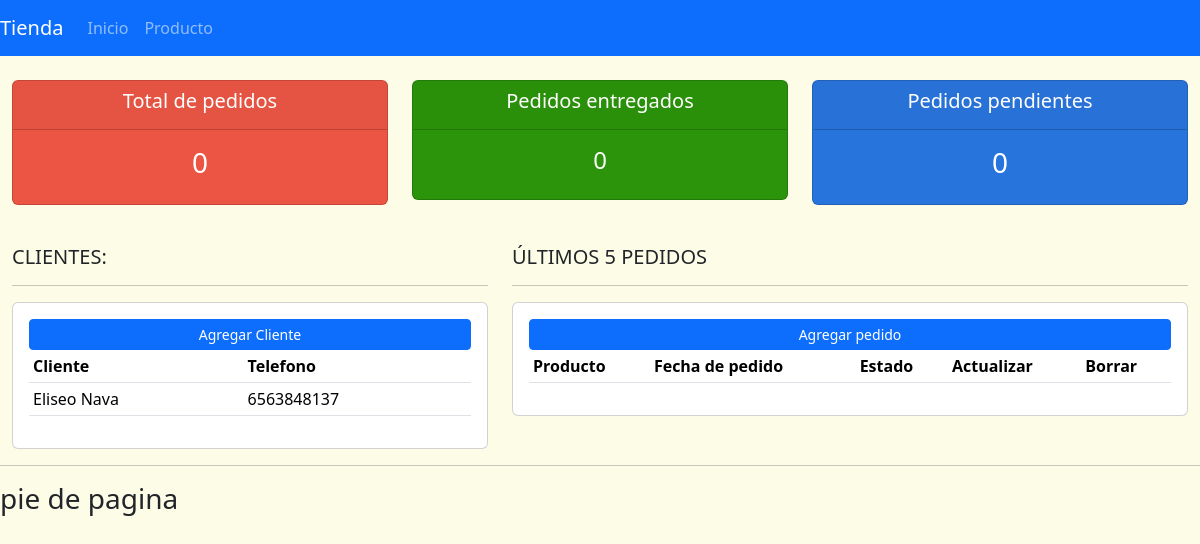
/, run on an earlier commit of the app's database.
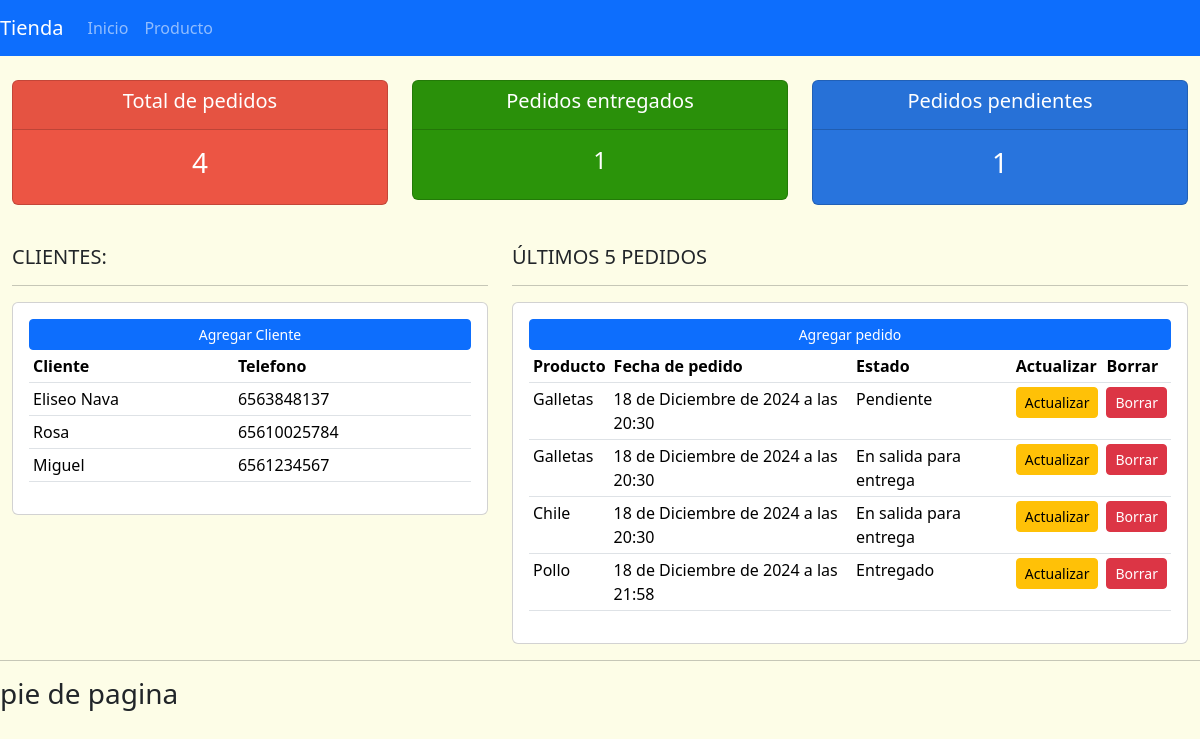
And on a later commit of the database.
### app_tienda/models.py (models this page shows, shortened)
class Cliente(models.Model):
	nombre = models.CharField(max_length=200, null=True)
	telefono = models.CharField(max_length=200, null=True)
	correo = models.CharField(max_length=200, null=True)
	fecha_de_creacion = models.DateTimeField(auto_now_add=True, null=True)

class Pedido(models.Model):
	ESTADO = (
			('Pendiente', 'Pendiente'),
			('En salida para entrega', 'En salida para entrega'),
			('Entregado', 'Entregado'),
			)
	Cliente = models.ForeignKey(Cliente, null=True, on_delete= models.SET_NULL)
	Producto = models.ForeignKey(Producto, null=True, on_delete= models.SET_NULL)
	estado = models.CharField(max_length=200, null=True, choices=ESTADO)
	fecha_de_creacion = models.DateTimeField(auto_now_add=True, null=True)

class Producto(models.Model):
	CATEGORIA = (
			('Interior', 'Interior'),
			('Exterior', 'Exterior'),
			)
	nombre = models.CharField(max_length=200, null=True)
	precio = models.FloatField(null=True)
	categoria = models.CharField(max_length=200, null=True, choices=CATEGORIA)
	descripcion = models.CharField(max_length=200, null=True)
	fecha_de_creacion = models.DateTimeField(auto_now_add=True, null=True)
	def __str__(self):
		return self.nombre

### app_tienda/views.py (the view)
# urls.py: path('', views.inicio, name='inicio'),
def inicio(request):
	pedidos= Pedido.objects.all()
	clientes= Cliente.objects.all()
	total_clientes= clientes.count()
	total_pedidos= pedidos.count()
	entregados= pedidos.filter(estado='Entregado').count()
	pendientes= pedidos.filter(estado='Pendiente').count()
	context = {'pedidos':pedidos,'clientes':clientes,
	'total_pedidos':total_pedidos,	'entregados':entregados,
	'pendientes':pendientes}
	return render(request, 'app_tienda/inicio.html', context)

### app_tienda/templates/app_tienda/inicio.html
{% extends 'app_tienda/base.html' %}
{% block contenido %}
{%include 'app_tienda/estadotienda.html'%}
<br>
<div class="row">
	<div class="col-md-5">
		<h5>CLIENTES:</h5>
		<hr>
		<div class="card card-body">
			<a class="btn btn-primary  btn-sm btn-block" href="">Agregar Cliente</a>
			<table class="table table-sm">
				<tr>
					<th>Cliente</th>
					<th>Telefono</th>
				</tr>
				{% for cliente in clientes  %}
				<tr>
					<td>{{ cliente.nombre }}</td>
					<td>{{ cliente.telefono }}</td>
				</tr>
				{% endfor %}
			</table>
		</div>
	</div>
	<div class="col-md-7">
		<h5>ÚLTIMOS 5 PEDIDOS</h5>
		<hr>
		<div class="card card-body">
			<a class="btn btn-primary  btn-sm btn-block" href="">Agregar pedido</a>
			<table class="table table-sm">
				<tr>
					<th>Producto</th>
					<th>Fecha de pedido</th>
					<th>Estado</th>
					<th>Actualizar</th>
					<th>Borrar</th>
				</tr>
				{% for pedido in pedidos   %}
				<tr>
					<td>{{ pedido.Producto }}</td>
					<td>{{ pedido.fecha_de_creacion }}</td>
					<td>{{ pedido.estado }}</td>
					<td><a class="btn btn-warning btn-sm" href="">Actualizar</a></td>
					<td><a class="btn btn-danger btn-sm" href="">Borrar</a></td>
				</tr>
				{% endfor %}
			</table>
		</div>
	</div>
</div>
{% endblock contenido %}

What changed in the data, as far as the page shows it:
added Cliente: nombre "Rosa", telefono "65610025784"
added Cliente: nombre "Miguel", telefono "6561234567"
added Pedido: Producto "Galletas", fecha_de_creacion "18 de Diciembre de 2024 a las 20:30", estado "Pendiente"
added Pedido: Producto "Galletas", fecha_de_creacion "18 de Diciembre de 2024 a las 20:30", estado "En salida para entrega"
added Pedido: Producto "Chile", fecha_de_creacion "18 de Diciembre de 2024 a las 20:30", estado "En salida para entrega"
added Pedido: Producto "Pollo", fecha_de_creacion "18 de Diciembre de 2024 a las 21:58", estado "Entregado"
Also different on the page:
{{ total_pedidos }}: "0" → "4"
{{ entregados }}: "0" → "1"
{{ pendientes }}: "0" → "1"
